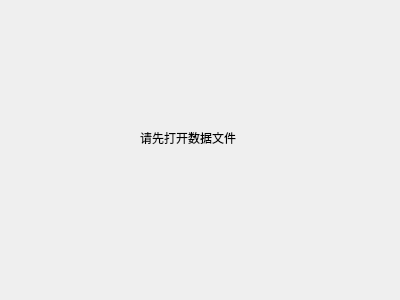
<?xml version="1.0" encoding="UTF-8"?>
<ui version="4.0">
 <class>NoOpenDatabase</class>
 <widget class="QWidget" name="NoOpenDatabase">
  <property name="geometry">
   <rect>
    <x>0</x>
    <y>0</y>
    <width>400</width>
    <height>300</height>
   </rect>
  </property>
  <property name="windowTitle">
   <string>Form</string>
  </property>
  <widget class="QLabel" name="label">
   <property name="geometry">
    <rect>
     <x>140</x>
     <y>130</y>
     <width>161</width>
     <height>16</height>
    </rect>
   </property>
   <property name="text">
    <string>请先打开数据文件</string>
   </property>
  </widget>
 </widget>
 <resources/>
 <connections/>
</ui>
